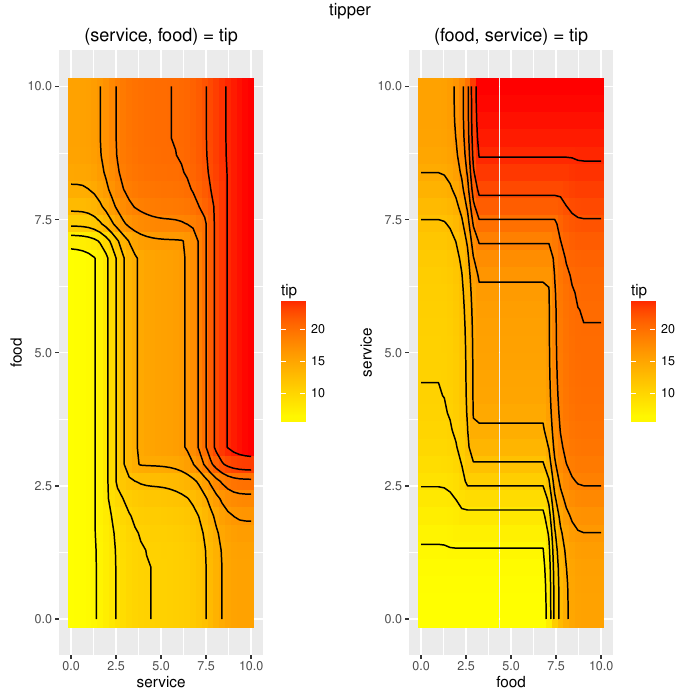

Here is the R script that generated this plot:
#R script generated with jfuzzylite 6.0.

library(ggplot2);

engine.name = "tipper"
engine.fll = "Engine: tipper
InputVariable: service
  enabled: true
  range: 0.000 10.000
  lock-range: false
  term: poor Gaussian 0.000 1.500
  term: good Gaussian 5.000 1.500
  term: excellent Gaussian 10.000 1.500
InputVariable: food
  enabled: true
  range: 0.000 10.000
  lock-range: false
  term: rancid Trapezoid 0.000 0.000 1.000 3.000
  term: delicious Trapezoid 7.000 9.000 10.000 10.000
OutputVariable: tip
  enabled: true
  range: 0.000 30.000
  lock-range: false
  aggregation: Maximum
  defuzzifier: Centroid 200
  default: nan
  lock-previous: false
  term: cheap Triangle 0.000 5.000 10.000
  term: average Triangle 10.000 15.000 20.000
  term: generous Triangle 20.000 25.000 30.000
RuleBlock: 
  enabled: true
  conjunction: Minimum
  disjunction: Maximum
  implication: Minimum
  activation: General
  rule: if service is poor or food is rancid then tip is cheap
  rule: if service is good then tip is average
  rule: if service is excellent or food is delicious then tip is generous"

engine.fldFile = "tipper.fld"
if (require(data.table)) {
    engine.df = data.table::fread(engine.fldFile, sep="auto", header="auto")
} else {
    engine.df = read.table(engine.fldFile, header=TRUE)
}

engine.plot.i1i2_o1 = ggplot(engine.df, aes(service, food)) + 
    geom_tile(aes(fill=tip)) + 
    scale_fill_gradient(low="yellow", high="red") + 
    stat_contour(aes(x=service, y=food, z=tip), color="black") + 
    ggtitle("(service, food) = tip")

engine.plot.i2i1_o1 = ggplot(engine.df, aes(food, service)) + 
    geom_tile(aes(fill=tip)) + 
    scale_fill_gradient(low="yellow", high="red") + 
    stat_contour(aes(x=food, y=service, z=tip), color="black") + 
    ggtitle("(food, service) = tip")

if (require(gridExtra)) {
    engine.plots = arrangeGrob(engine.plot.i1i2_o1, engine.plot.i2i1_o1, ncol=2, top=engine.name)
    ggsave(paste0(engine.name, ".pdf"), engine.plots)
    if (require(grid)) {
        grid.newpage()
        grid.draw(engine.plots)
    }
}
